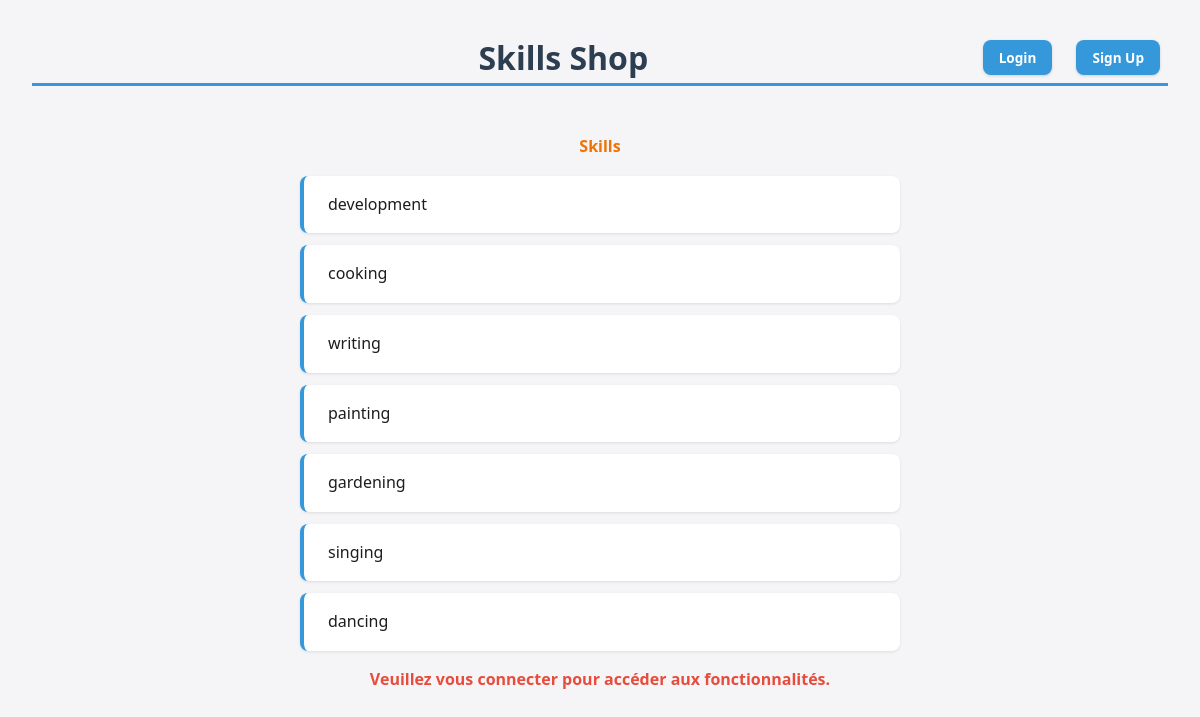
The page / on the database its author committed.
### skills_shop/models.py (models this page shows, shortened)
class Skill(models.Model):
    name = models.CharField(max_length=20)
    users = models.ManyToManyField(settings.AUTH_USER_MODEL, related_name='skills', blank=True)

### skills_shop/views.py (the view)
# urls.py: path("", views.index, name="index"),
@require_http_methods(["GET"])
def index(request):
    skills = Skill.objects.all()
    if request.user.is_authenticated:
        available_queries = Query.objects.filter(skill__in=request.user.skills.all())
        user_queries = Query.objects.filter(user=request.user)
    else:
        available_queries = []
        user_queries = []
    contexte = { 'skills': skills, 'available_queries': available_queries, 'user_queries': user_queries }
    return render(request, 'index.html', contexte)

### skills_shop/templates/index.html (shortened to what this page needs)
{% load static %}
<!doctype html>
<html lang="fr">
  <head>
    <link rel="stylesheet" href="{% static 'skills_shop/style.css' %}" />
  </head>
  <body>
    <div id="title_login_div">
      <h1>Skills Shop</h1>
      {% if user.is_authenticated %}
      <form method="post" action="{% url 'logout' %}">
        {% csrf_token %}
        <button type="submit">Logout</button>
      </form>
      {% else %}
      <button><a href="{% url 'login' %}">Login</a></button>
      {% endif %} {%if not user.is_authenticated %}
      <button><a href="{% url 'signup' %}">Sign Up</a></button>
      {% endif %}
    </div>
    <div id="border_bottom_title"></div>
    <h2>Skills</h2>
    <ul>
      {% for skill in skills %}
      <li><a href="{% url 'select_skill' skill.name %}">{{ skill.name }}</a></li>
      {% endfor %}
    </ul>
    {% if user.is_authenticated %}
    <h2>Slots</h2>
    <div id="button-container">
      <button id="query-btn">Ask for help</button>
      <button id="queries-btn">Queries</button>
      <button id="my-queries-btn">My Accepted Queries</button>
    </div>
    {% else %}
    <p id="veuillez">Veuillez vous connecter pour accéder aux fonctionnalités.</p>
    {% endif %}
  </body>
</html>

### skills_shop/static/skills_shop/style.css (style rules this page uses)
* { box-sizing: border-box; margin: 0; padding: 0; }
body { font-family: "Segoe UI", system-ui, sans-serif; background-color: #f5f5f7; color: #1d1d1f; line-height: 1.6; padding: 2rem; }
h1 { text-align: center; font-size: 2rem; color: #2c3e50; flex-grow: 1; margin-left: 8rem; }
#border_bottom_title { border-bottom: 3px solid #3498db; margin-bottom: 2rem; }
h2 { text-align: center; font-size: 1rem; color: #ee7206; padding-bottom: 1rem; padding-top: 1rem; }
ul { list-style: none; max-width: 600px; margin: 0 auto; display: flex; flex-direction: column; gap: 0.75rem; }
a, a:visited, a:hover, a:active, li { text-decoration: none; color: inherit; }
li { background-color: #ffffff; padding: 1rem 1.5rem; border-radius: 8px; box-shadow: 0 1px 3px rgba(0, 0, 0, 0.1); border-left: 4px solid #3498db; transition: transform 0.15s ease, box-shadow 0.15s ease; }
button { display: inline-block; font-size: 0.95rem; font-family: inherit; font-weight: 600; padding: 0.7rem 1.5rem; margin: 0.5rem; border: none; border-radius: 8px; background-color: #3498db; color: #fff; cursor: pointer; transition: background-color 0.15s ease, transform 0.15s ease, box-shadow 0.15s ease; box-shadow: 0 1px 3px rgba(0, 0, 0, 0.15); }
#title_login_div { display: flex; align-items: center; }
#title_login_div button { margin-left: 1rem; padding: 0.5rem 1rem; font-size: 0.85rem; }
#veuillez { text-align: center; color: #e74c3c; font-weight: bold; margin-top: 1rem; }

### rows shown on the page
Skill: name "development"
Skill: name "cooking"
Skill: name "writing"
Skill: name "painting"
Skill: name "gardening"
Skill: name "singing"
Skill: name "dancing"
